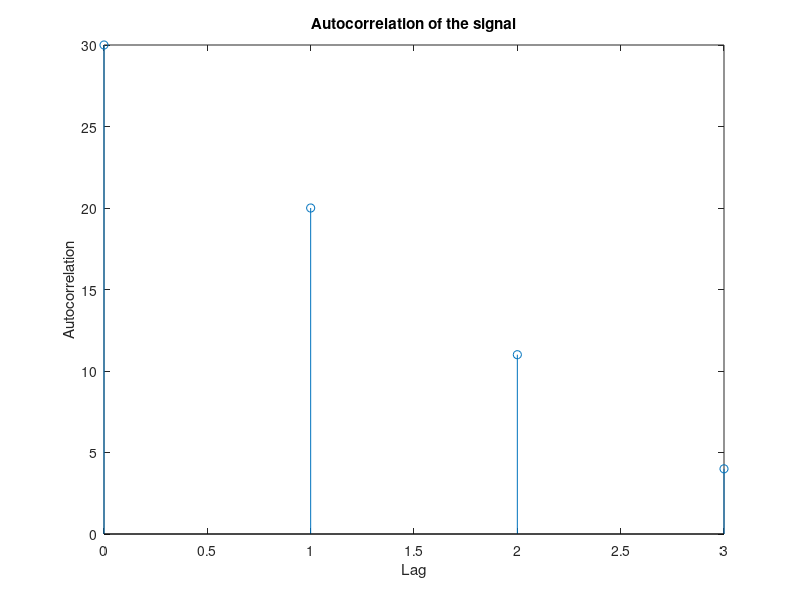

This figure's MATLAB source:
% Define the signal
clc;
clear all;
close all;
x = [1, 2, 3, 4];
% Length of the signal
N = length(x);
% Pad the signal with zeros to handle circular convolution
x_padded = [x, zeros(1, N-1)];
% Compute autocorrelation using circular convolution
autocorr_result = zeros(1, N);
for lag = 0:N-1
% Circularly shift the signal
x_shifted = circshift(x_padded, lag);
% Compute element-wise product and sum
autocorr_result(lag+1) = sum(x_padded .* x_shifted);
end
%Display the signals
disp('Original Signals')
disp(x)
disp('Padded signal')
disp(x_padded)
disp('Shifted Signal')
disp(x_shifted)
disp('autocorrelation')
disp(autocorr_result)
% Plot the autocorrelation result
lags = 0:N-1;
stem(lags, autocorr_result);
xlabel('Lag');
ylabel('Autocorrelation');
title('Autocorrelation of the signal');
